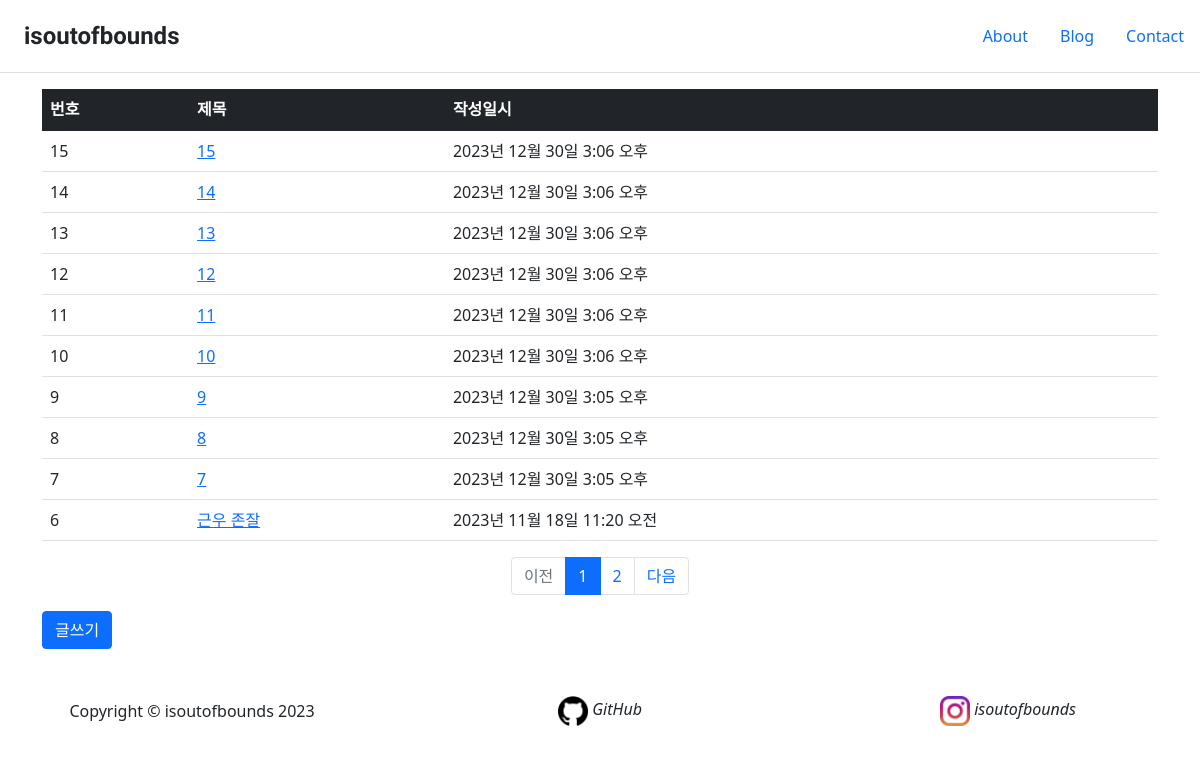
Screenshot of /blog/ with the database file from the repository.
### blog/models.py (models this page shows, shortened)
class Post(models.Model):
    title = models.CharField(max_length=200)
    content = models.TextField()
    create_date = models.DateTimeField()

### blog/views.py (the view)
# urls.py: path('', views.index, name='index'),
def index(request):
    page = request.GET.get('page',1)
    post_list = Post.objects.order_by('-create_date')
    paginator = Paginator(post_list, 10)
    page_obg = paginator.get_page(page)
    context = {'posts': page_obg}
    return render(request, 'blog/post_list.html', context)

### blog/templatetags/blog_filter.py (called while the page is built)
@register.filter
def sub(value, arg):
    return value - arg

### templates/blog/post_list.html
{% extends 'base.html' %}
{% load blog_filter %}
{% block content %}
<div class="container my-3">
    <table class="table">
        <thead>
            <tr class="table-dark">
                <th>번호</th>
                <th>제목</th>
                <th>작성일시</th>
            </tr>
        </thead>
        <tbody>
            {% if posts %}
            {% for post in posts %}
            <tr>
                <td>
                    {{ posts.paginator.count|sub:posts.start_index|sub:forloop.counter0|add:1 }}
                </td>
                <td>
                    <a href="{% url 'blog:detail' post.id %}">{{ post.title }}</a>
                </td>
                <td>{{ post.create_date }}</td>
            </tr>
            {% endfor %}
            {% else %}
            <tr>
                <td colspan="3">게시글이 없습니다.</td>
            </tr>
            {% endif %}
        </tbody>
    </table>
    <ul class="pagination justify-content-center">
        {% if posts.has_previous %}
        <li class="page-item">
            <a class="page-link" href="?page={{ posts.previous_page_number }}">이전</a>
        </li>
        {% else %}
        <li class="page-item disabled">
            <a class="page-link" tabindex="-1" aria-disabled="true" href="#">이전</a>
        </li>
        {% endif %}
        {% for page_number in posts.paginator.page_range %}
        {% if page_number >= posts.number|add:-5 and page_number <= posts.number|add:5 %}
        {% if page_number == posts.number %}
        <li class="page-item active" aria-current="page">
            <a class="page-link" href="?page={{ page_number }}">{{ page_number }}</a>
        </li>
        {% else %}
        <li class="page-item">
            <a class="page-link" href="?page={{ page_number }}">{{ page_number }}</a>
        </li>
        {% endif %}
        {% endif %}
        {% endfor %}
        {% if posts.has_next %}
        <li class="page-item">
            <a class="page-link" href="?page={{ posts.next_page_number }}">다음</a>
        </li>
        {% else %}
        <li class="page-item disabled">
            <a class="page-link" tabindex="-1" aria-disabled="true" href="#">다음</a>
        </li>
        {% endif %}
    </ul>
    <a href="{% url 'blog:post_create' %}" class="btn btn-primary">글쓰기</a>
</div>
{% endblock %}

### rows the page displays
Post: paginator.count|sub "15", title "15", create_date "2023년 12월 30일 3:06 오후"
Post: paginator.count|sub "14", title "14", create_date "2023년 12월 30일 3:06 오후"
Post: paginator.count|sub "13", title "13", create_date "2023년 12월 30일 3:06 오후"
Post: paginator.count|sub "12", title "12", create_date "2023년 12월 30일 3:06 오후"
Post: paginator.count|sub "11", title "11", create_date "2023년 12월 30일 3:06 오후"
Post: paginator.count|sub "10", title "10", create_date "2023년 12월 30일 3:06 오후"
Post: paginator.count|sub "9", title "9", create_date "2023년 12월 30일 3:05 오후"
Post: paginator.count|sub "8", title "8", create_date "2023년 12월 30일 3:05 오후"
Post: paginator.count|sub "7", title "7", create_date "2023년 12월 30일 3:05 오후"
Post: paginator.count|sub "6", title "근우 존잘", create_date "2023년 11월 18일 11:20 오전"

### other values shown
{{ page_number }} "1"
{{ page_number }} "2"
